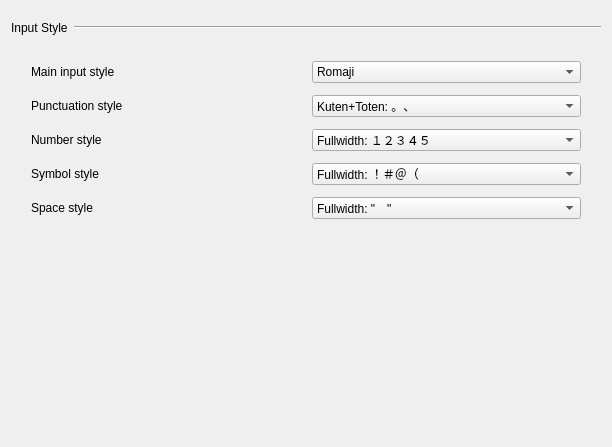
             <widget class="QWidget" name="inputStyleSimpleModeScrollAreaContents">
              <property name="geometry">
               <rect>
                <x>0</x>
                <y>0</y>
                <width>612</width>
                <height>447</height>
               </rect>
              </property>
              <layout class="QVBoxLayout" name="verticalLayout">
               <item>
                <layout class="QHBoxLayout" name="inputStylesHeader">
                 <property name="topMargin">
                  <number>10</number>
                 </property>
                 <property name="bottomMargin">
                  <number>10</number>
                 </property>
                 <item>
                  <widget class="QLabel" name="inputStylesHeaderLabel">
                   <property name="text">
                    <string>Input Style</string>
                   </property>
                  </widget>
                 </item>
                 <item>
                  <widget class="Line" name="inputStylesHeaderLine">
                   <property name="sizePolicy">
                    <sizepolicy hsizetype="Expanding" vsizetype="Fixed">
                     <horstretch>0</horstretch>
                     <verstretch>0</verstretch>
                    </sizepolicy>
                   </property>
                   <property name="orientation">
                    <enum>Qt::Orientation::Horizontal</enum>
                   </property>
                  </widget>
                 </item>
                </layout>
               </item>
               <item>
                <layout class="QGridLayout" name="inputStylesGrid">
                 <property name="leftMargin">
                  <number>20</number>
                 </property>
                 <property name="topMargin">
                  <number>10</number>
                 </property>
                 <property name="rightMargin">
                  <number>20</number>
                 </property>
                 <property name="bottomMargin">
                  <number>20</number>
                 </property>
                 <property name="spacing">
                  <number>12</number>
                 </property>
                 <item row="1" column="1">
                  <widget class="QComboBox" name="punctuationStyle">
                   <item>
                    <property name="text">
                     <string>Kuten+Toten: 。、</string>
                    </property>
                   </item>
                   <item>
                    <property name="text">
                     <string>Period+Comma: ．，</string>
                    </property>
                   </item>
                   <item>
                    <property name="text">
                     <string>Kuten+Comma: 。，</string>
                    </property>
                   </item>
                   <item>
                    <property name="text">
                     <string>Period+Toten: ．、</string>
                    </property>
                   </item>
                  </widget>
                 </item>
                 <item row="1" column="0">
                  <widget class="QLabel" name="punctuationStyleLabel">
                   <property name="text">
                    <string>Punctuation style</string>
                   </property>
                  </widget>
                 </item>
                 <item row="4" column="0">
                  <widget class="QLabel" name="spaceStyle">
                   <property name="text">
                    <string>Space style</string>
                   </property>
                  </widget>
                 </item>
                 <item row="2" column="1">
                  <widget class="QComboBox" name="numberStyle">
                   <item>
                    <property name="text">
                     <string>Fullwidth: １２３４５</string>
                    </property>
                   </item>
                   <item>
                    <property name="text">
                     <string>Halfwidth: 12345</string>
                    </property>
                   </item>
                  </widget>
                 </item>
                 <item row="4" column="1">
                  <widget class="QComboBox" name="spaceStyleLabel">
                   <item>
                    <property name="text">
                     <string>Fullwidth: &quot;　&quot;</string>
                    </property>
                   </item>
                   <item>
                    <property name="text">
                     <string>Halfwidth: &quot; &quot;</string>
                    </property>
                   </item>
                  </widget>
                 </item>
                 <item row="3" column="1">
                  <widget class="QComboBox" name="commonSymbolStyle">
                   <item>
                    <property name="text">
                     <string>Fullwidth: ！＃＠（</string>
                    </property>
                   </item>
                   <item>
                    <property name="text">
                     <string>Halfwidth: !#@(</string>
                    </property>
                   </item>
                  </widget>
                 </item>
                 <item row="2" column="0">
                  <widget class="QLabel" name="numberStyleLabel">
                   <property name="text">
                    <string>Number style</string>
                   </property>
                  </widget>
                 </item>
                 <item row="3" column="0">
                  <widget class="QLabel" name="commonSymbolStyleLabel">
                   <property name="text">
                    <string>Symbol style</string>
                   </property>
                  </widget>
                 </item>
                 <item row="0" column="1">
                  <widget class="QComboBox" name="mainInputStyle">
                   <item>
                    <property name="text">
                     <string>Romaji</string>
                    </property>
                   </item>
                   <item>
                    <property name="text">
                     <string>JIS Kana</string>
                    </property>
                   </item>
                  </widget>
                 </item>
                 <item row="0" column="0">
                  <widget class="QLabel" name="mainInputStyleLabel">
                   <property name="text">
                    <string>Main input style</string>
                   </property>
                  </widget>
                 </item>
                </layout>
               </item>
               <item>
                <spacer name="inputTableSimpleModeBottomSpacer">
                 <property name="orientation">
                  <enum>Qt::Orientation::Vertical</enum>
                 </property>
                 <property name="sizeHint" stdset="0">
                  <size>
                   <width>20</width>
                   <height>40</height>
                  </size>
                 </property>
                </spacer>
               </item>
              </layout>
             </widget>
